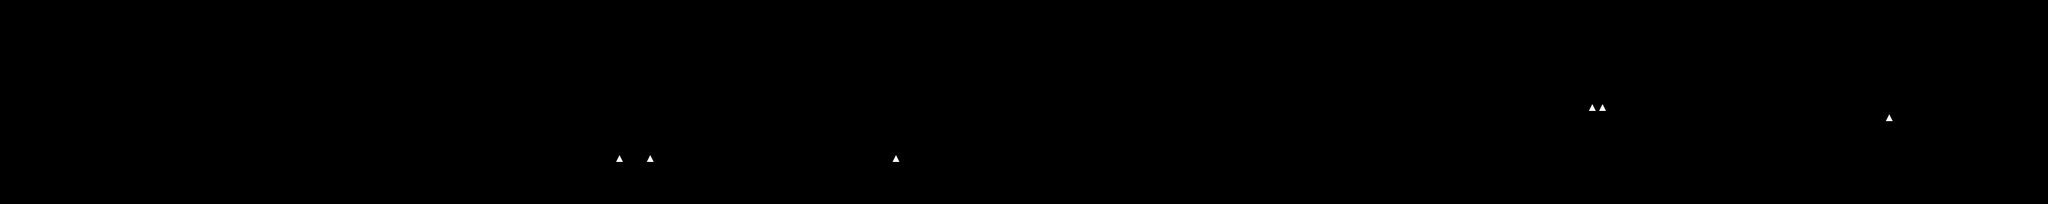

A 2D game scene composited from a Tiled map and its tileset images. What follows is a short description and the map's XML, with each tile layer's data collapsed to a summary:
An orthogonal 200x20 tile map with 16x16 px tiles, 2 tile layers (tileLayer, hazardLayer) and 155 objects (71x color, 46x coin, 10x flyer, 8x staticshooter, 4x spike, ...).

<map version="1.0" orientation="orthogonal" renderorder="right-down" width="200" height="20" tilewidth="16" tileheight="16" nextobjectid="331">
    <tileset firstgid="1" name="worlds" tilewidth="16" tileheight="16" spacing="4" margin="2" tilecount="9" columns="9">
        <image source="tiles.png" width="180" height="20" />
    </tileset>
    <layer name="tileLayer" width="200" height="20">
        <data>[4000 cells, 506 non-empty, 8 distinct tile ids]</data>
    </layer>
    <objectgroup name="gameObjects">
        <object id="1" name="player" x="32" y="256" width="16" height="32" />
        <object id="3" name="staticshooter" x="736" y="144" width="16" height="32" />
        <object id="5" name="staticshooter" x="928" y="192" width="16" height="32" />
        <object id="6" name="jumper" x="1040" y="208" width="16" height="32" />
        <object id="7" name="jumper" x="2064" y="160" width="16" height="32" />
        <object id="9" name="flyer" x="2240" y="48" width="16" height="32" />
        <object id="11" name="jumper" x="2928" y="48" width="16" height="32" />
        <object id="13" name="flyer" x="1440" y="192" width="16" height="32" />
        <object id="14" name="flyer" x="1744" y="160" width="16" height="32" />
        <object id="15" name="staticshooter" x="2032" y="160" width="16" height="32" />
        <object id="17" name="staticshooter" x="2640" y="144" width="16" height="32" />
        <object id="24" name="exit" x="3168" y="128" width="32" height="48" />
        <object id="164" name="coin" x="2720" y="112" width="16" height="16" />
        <object id="169" name="coin" x="1216" y="192" width="16" height="16" />
        <object id="171" name="flyer" x="480" y="208" width="16" height="32" />
        <object id="190" name="coin" x="1024" y="32" width="16" height="16" />
        <object id="195" name="coin" x="1040" y="16" width="16" height="16" />
        <object id="196" name="coin" x="880" y="176" width="16" height="16" />
        <object id="197" name="coin" x="864" y="144" width="16" height="16" />
        <object id="198" name="coin" x="1056" y="16" width="16" height="16" />
        <object id="199" name="coin" x="1040" y="32" width="16" height="16" />
        <object id="200" name="coin" x="1056" y="48" width="16" height="16" />
        <object id="201" name="coin" x="1232" y="176" width="16" height="16" />
        <object id="202" name="coin" x="1040" y="48" width="16" height="16" />
        <object id="203" name="coin" x="1456" y="240" width="16" height="16" />
        <object id="205" name="coin" x="1200" y="208" width="16" height="16" />
        <object id="206" name="coin" x="1440" y="240" width="16" height="16" />
        <object id="207" name="coin" x="1408" y="240" width="16" height="16" />
        <object id="213" name="coin" x="1248" y="192" width="16" height="16" />
        <object id="216" name="coin" x="1424" y="240" width="16" height="16" />
        <object id="219" name="coin" x="2096" y="80" width="16" height="16" />
        <object id="220" name="coin" x="1872" y="160" width="16" height="16" />
        <object id="221" name="coin" x="1888" y="176" width="16" height="16" />
        <object id="222" name="coin" x="2032" y="144" width="16" height="16" />
        <object id="223" name="coin" x="2208" y="272" width="16" height="16" />
        <object id="224" name="coin" x="2048" y="128" width="16" height="16" />
        <object id="225" name="coin" x="2224" y="256" width="16" height="16" />
        <object id="227" name="coin" x="2192" y="272" width="16" height="16" />
        <object id="228" name="coin" x="2240" y="288" width="16" height="16" />
        <object id="230" name="coin" x="2224" y="288" width="16" height="16" />
        <object id="231" name="coin" x="2208" y="288" width="16" height="16" />
        <object id="232" name="coin" x="2240" y="272" width="16" height="16" />
        <object id="233" name="coin" x="2192" y="288" width="16" height="16" />
        <object id="234" name="coin" x="2224" y="272" width="16" height="16" />
        <object id="235" name="coin" x="2784" y="48" width="16" height="16" />
        <object id="238" name="coin" x="2800" y="48" width="16" height="16" />
        <object id="239" name="coin" x="2704" y="112" width="16" height="16" />
        <object id="256" name="walker" x="1680" y="160" width="16" height="32" />
        <object id="257" name="flyer" x="352" y="192" width="16" height="32" />
        <object id="258" name="walker" x="656" y="160" width="16" height="32" />
        <object id="259" name="flyer" x="1152" y="208" width="16" height="32" />
        <object id="260" name="flyer" x="2144" y="96" width="16" height="32" />
        <object id="261" name="flyer" x="2592" y="96" width="16" height="32" />
        <object id="262" name="flyer" x="2592" y="144" width="16" height="32" />
        <object id="263" name="flyer" x="2768" y="240" width="16" height="32" />
        <object id="264" name="powerup" x="2720" y="128" width="16" height="16" />
        <object id="270" name="coin" x="2752" y="64" width="16" height="16" />
        <object id="271" name="coin" x="2752" y="80" width="16" height="16" />
        <object id="272" name="coin" x="2752" y="48" width="16" height="16" />
        <object id="273" name="coin" x="2768" y="48" width="16" height="16" />
        <object id="274" name="coin" x="2832" y="256" width="16" height="16" />
        <object id="275" name="coin" x="2864" y="256" width="16" height="16" />
        <object id="276" name="coin" x="2192" y="256" width="16" height="16" />
        <object id="277" name="coin" x="2208" y="256" width="16" height="16" />
        <object id="278" name="staticshooter" x="544" y="176" width="16" height="32" />
        <object id="279" name="spike" x="1536" y="160" width="16" height="16" />
        <object id="280" name="spike" x="2176" y="112" width="16" height="16" />
        <object id="281" name="coin" x="2240" y="256" width="16" height="16" />
        <object id="287" name="coin" x="1056" y="32" width="16" height="16" />
        <object id="291" name="staticshooter" x="1488" y="208" width="16" height="32" />
        <object id="292" name="staticshooter" x="2528" y="96" width="16" height="32" />
        <object id="293" name="walker" x="2880" y="256" width="16" height="32" />
        <object id="294" name="staticshooter" x="3088" y="192" width="16" height="32" />
        <object id="295" name="spike" x="2848" y="224" width="16" height="16" />
        <object id="296" name="spike" x="2736" y="192" width="16" height="16" />
        <object id="297" name="coin" x="1072" y="32" width="16" height="16" />
        <object id="299" name="coin" x="2112" y="64" width="16" height="16" />
    </objectgroup>
    <layer name="hazardLayer" width="200" height="20">
        <data>[4000 cells, 7 non-empty, 2 distinct tile ids]</data>
    </layer>
    <objectgroup name="colors">
        <object id="2" name="color" x="160" y="272" width="80" height="48" />
        <object id="12" name="color" x="1264" y="208" width="64" height="112" />
        <object id="19" name="color" x="1776" y="160" width="64" height="80" />
        <object id="20" name="color" x="1904" y="240" width="48" height="64" rotation="0.289966" />
        <object id="23" name="color" x="2256" y="64" width="32" height="256" />
        <object id="24" name="color" x="2288" y="144" width="16" height="176" />
        <object id="25" name="color" x="2368" y="144" width="32" height="32" />
        <object id="27" name="color" x="2752" y="304" width="32" height="16" />
        </objectgroup>
    <objectgroup name="background">
        <!-- 20 objects omitted --></objectgroup>
</map>
<!-- 70 of 155 objects omitted -->
